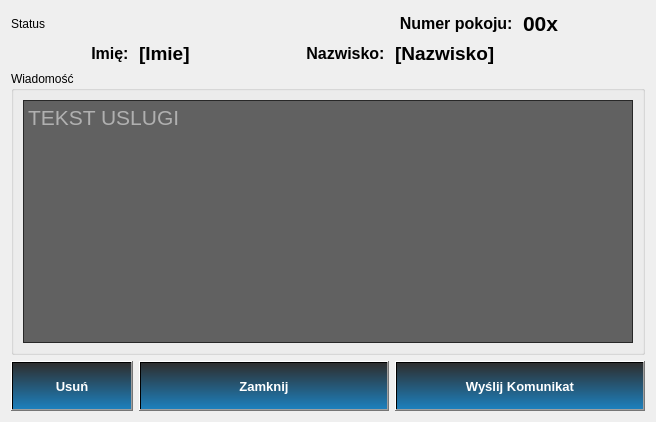
<?xml version="1.0" encoding="UTF-8"?>
<ui version="4.0">
 <class>Uslugi_info</class>
 <widget class="QDialog" name="Uslugi_info">
  <property name="geometry">
   <rect>
    <x>0</x>
    <y>0</y>
    <width>656</width>
    <height>422</height>
   </rect>
  </property>
  <property name="windowTitle">
   <string>Dialog</string>
  </property>
  <property name="styleSheet">
   <string notr="true">#Uslugi_info{border-image: url(:/img/img/info_bg.jpeg);}</string>
  </property>
  <layout class="QGridLayout" name="gridLayout_2">
   <item row="2" column="0" colspan="5">
    <widget class="QGroupBox" name="groupBox">
     <property name="sizePolicy">
      <sizepolicy hsizetype="Expanding" vsizetype="Expanding">
       <horstretch>0</horstretch>
       <verstretch>0</verstretch>
      </sizepolicy>
     </property>
     <property name="title">
      <string>Wiadomość</string>
     </property>
     <layout class="QVBoxLayout" name="verticalLayout">
      <item>
       <widget class="QTextEdit" name="textEdit">
        <property name="font">
         <font>
          <family>Arial</family>
          <pointsize>16</pointsize>
         </font>
        </property>
        <property name="styleSheet">
         <string notr="true">background-color: rgba(0, 0, 0, 150);color:white</string>
        </property>
        <property name="readOnly">
         <bool>true</bool>
        </property>
        <property name="placeholderText">
         <string>TEKST USLUGI</string>
        </property>
       </widget>
      </item>
     </layout>
    </widget>
   </item>
   <item row="3" column="3" colspan="2">
    <widget class="QPushButton" name="pushButton_wyslij_odp">
     <property name="sizePolicy">
      <sizepolicy hsizetype="Minimum" vsizetype="Fixed">
       <horstretch>0</horstretch>
       <verstretch>0</verstretch>
      </sizepolicy>
     </property>
     <property name="minimumSize">
      <size>
       <width>0</width>
       <height>50</height>
      </size>
     </property>
     <property name="font">
      <font>
       <family>Arial</family>
       <pointsize>10</pointsize>
       <weight>75</weight>
       <bold>true</bold>
      </font>
     </property>
     <property name="styleSheet">
      <string notr="true">background-color: qlineargradient(spread:pad, x1:0, y1:1, x2:0, y2:0, stop:0 rgba(29, 128, 189, 255), stop:1 rgba(46, 46, 46, 255)); color:white</string>
     </property>
     <property name="text">
      <string>Wyślij Komunikat</string>
     </property>
    </widget>
   </item>
   <item row="1" column="3">
    <widget class="QLabel" name="label_nazwisko">
     <property name="font">
      <font>
       <family>Arial</family>
       <pointsize>14</pointsize>
       <weight>75</weight>
       <bold>true</bold>
      </font>
     </property>
     <property name="text">
      <string>[Nazwisko]</string>
     </property>
    </widget>
   </item>
   <item row="1" column="0">
    <widget class="QLabel" name="label_3">
     <property name="font">
      <font>
       <family>Arial</family>
       <pointsize>12</pointsize>
       <weight>75</weight>
       <bold>true</bold>
      </font>
     </property>
     <property name="text">
      <string>Imię: </string>
     </property>
     <property name="alignment">
      <set>Qt::AlignRight|Qt::AlignTrailing|Qt::AlignVCenter</set>
     </property>
    </widget>
   </item>
   <item row="1" column="1">
    <widget class="QLabel" name="label_imie">
     <property name="font">
      <font>
       <family>Arial</family>
       <pointsize>14</pointsize>
       <weight>75</weight>
       <bold>true</bold>
      </font>
     </property>
     <property name="text">
      <string>[Imie]</string>
     </property>
    </widget>
   </item>
   <item row="0" column="4">
    <widget class="QLabel" name="label_numer">
     <property name="font">
      <font>
       <family>Arial</family>
       <pointsize>16</pointsize>
       <weight>75</weight>
       <bold>true</bold>
      </font>
     </property>
     <property name="text">
      <string>00x</string>
     </property>
    </widget>
   </item>
   <item row="1" column="2">
    <widget class="QLabel" name="label_4">
     <property name="font">
      <font>
       <family>Arial</family>
       <pointsize>12</pointsize>
       <weight>75</weight>
       <bold>true</bold>
      </font>
     </property>
     <property name="text">
      <string>Nazwisko: </string>
     </property>
     <property name="alignment">
      <set>Qt::AlignRight|Qt::AlignTrailing|Qt::AlignVCenter</set>
     </property>
    </widget>
   </item>
   <item row="3" column="0">
    <widget class="QPushButton" name="pushButton_usun">
     <property name="minimumSize">
      <size>
       <width>0</width>
       <height>50</height>
      </size>
     </property>
     <property name="baseSize">
      <size>
       <width>0</width>
       <height>50</height>
      </size>
     </property>
     <property name="font">
      <font>
       <family>Arial</family>
       <pointsize>10</pointsize>
       <weight>75</weight>
       <bold>true</bold>
      </font>
     </property>
     <property name="styleSheet">
      <string notr="true">background-color: qlineargradient(spread:pad, x1:0, y1:1, x2:0, y2:0, stop:0 rgba(29, 128, 189, 255), stop:1 rgba(46, 46, 46, 255)); color:white</string>
     </property>
     <property name="text">
      <string>Usuń</string>
     </property>
    </widget>
   </item>
   <item row="3" column="1" colspan="2">
    <widget class="QPushButton" name="pushButton_close">
     <property name="minimumSize">
      <size>
       <width>0</width>
       <height>50</height>
      </size>
     </property>
     <property name="font">
      <font>
       <family>Arial</family>
       <pointsize>10</pointsize>
       <weight>75</weight>
       <bold>true</bold>
      </font>
     </property>
     <property name="styleSheet">
      <string notr="true">background-color: qlineargradient(spread:pad, x1:0, y1:1, x2:0, y2:0, stop:0 rgba(29, 128, 189, 255), stop:1 rgba(46, 46, 46, 255)); color:white</string>
     </property>
     <property name="text">
      <string>Zamknij</string>
     </property>
    </widget>
   </item>
   <item row="0" column="1" colspan="3">
    <widget class="QLabel" name="label">
     <property name="font">
      <font>
       <family>Arial</family>
       <pointsize>12</pointsize>
       <weight>75</weight>
       <bold>true</bold>
      </font>
     </property>
     <property name="text">
      <string>Numer pokoju: </string>
     </property>
     <property name="alignment">
      <set>Qt::AlignRight|Qt::AlignTrailing|Qt::AlignVCenter</set>
     </property>
    </widget>
   </item>
   <item row="0" column="0">
    <widget class="QLabel" name="label_info">
     <property name="text">
      <string>Status</string>
     </property>
    </widget>
   </item>
  </layout>
 </widget>
 <resources/>
 <connections/>
</ui>
